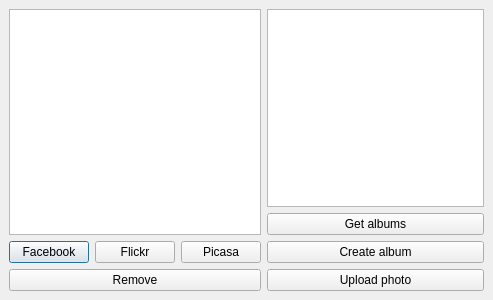
<ui version="4.0" >
 <class>Test</class>
 <widget class="QDialog" name="Test" >
  <property name="geometry" >
   <rect>
    <x>0</x>
    <y>0</y>
    <width>493</width>
    <height>300</height>
   </rect>
  </property>
  <property name="windowTitle" >
   <string>Greenphoto</string>
  </property>
  <layout class="QHBoxLayout" >
   <property name="margin" >
    <number>9</number>
   </property>
   <property name="spacing" >
    <number>6</number>
   </property>
   <item>
    <layout class="QVBoxLayout" >
     <property name="margin" >
      <number>0</number>
     </property>
     <property name="spacing" >
      <number>6</number>
     </property>
     <item>
      <widget class="QListWidget" name="accountList" />
     </item>
     <item>
      <layout class="QHBoxLayout" >
       <property name="margin" >
        <number>0</number>
       </property>
       <property name="spacing" >
        <number>6</number>
       </property>
       <item>
        <widget class="QPushButton" name="newFacebook" >
         <property name="text" >
          <string>Facebook</string>
         </property>
        </widget>
       </item>
       <item>
        <widget class="QPushButton" name="newFlickr" >
         <property name="text" >
          <string>Flickr</string>
         </property>
        </widget>
       </item>
       <item>
        <widget class="QPushButton" name="newPicasa" >
         <property name="text" >
          <string>Picasa</string>
         </property>
        </widget>
       </item>
      </layout>
     </item>
     <item>
      <widget class="QPushButton" name="removeButton" >
       <property name="text" >
        <string>Remove</string>
       </property>
      </widget>
     </item>
    </layout>
   </item>
   <item>
    <layout class="QVBoxLayout" >
     <property name="margin" >
      <number>0</number>
     </property>
     <property name="spacing" >
      <number>6</number>
     </property>
     <item>
      <widget class="QListWidget" name="albumList" />
     </item>
     <item>
      <widget class="QPushButton" name="getAlbums" >
       <property name="text" >
        <string>Get albums</string>
       </property>
      </widget>
     </item>
     <item>
      <widget class="QPushButton" name="createAlbum" >
       <property name="text" >
        <string>Create album</string>
       </property>
      </widget>
     </item>
     <item>
      <widget class="QPushButton" name="uploadPhoto" >
       <property name="text" >
        <string>Upload photo</string>
       </property>
      </widget>
     </item>
    </layout>
   </item>
  </layout>
 </widget>
 <tabstops>
  <tabstop>accountList</tabstop>
  <tabstop>newFacebook</tabstop>
  <tabstop>newFlickr</tabstop>
  <tabstop>newPicasa</tabstop>
  <tabstop>removeButton</tabstop>
  <tabstop>albumList</tabstop>
  <tabstop>getAlbums</tabstop>
  <tabstop>createAlbum</tabstop>
  <tabstop>uploadPhoto</tabstop>
 </tabstops>
 <resources/>
 <connections/>
</ui>
